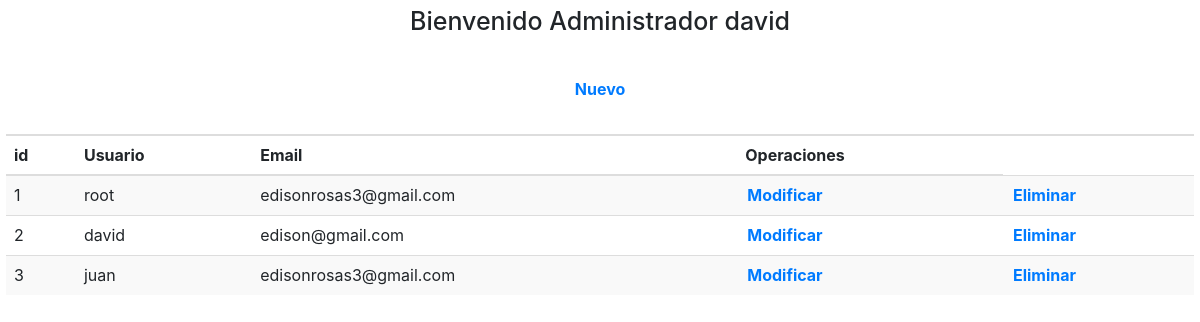
Page /admin/Administrador/mostrarUsuarios.php (signed in) on the committed database.
### tables this page shows
CREATE TABLE `tipousuario` (
  `idTipoUsuario` int(11) NOT NULL,
  `uUsuario` varchar(45) DEFAULT NULL,
  `contraseña` varchar(50) DEFAULT NULL,
  `uEmail` varchar(45) DEFAULT NULL,
  `idRol` int(11) DEFAULT NULL
);

### admin/Administrador/mostrarUsuarios.php (the view, shortened to what this page needs)
<?php
$usuario = $_SESSION['username'];
if (!isset($usuario)) {
    header("Location: ../../login.php");
}else{
    echo " <h1>Bienvenido Administrador $usuario</h1> ";
}
?>
<!DOCTYPE html>
<html lang="en">
<head>
    <link rel="stylesheet" href="https://maxcdn.bootstrapcdn.com/bootstrap/3.3.7/css/bootstrap.min.css">
    <link rel="stylesheet" href="https://cdn.jsdelivr.net/npm/bootstrap@4.0.0/dist/css/bootstrap.min.css">
</head>
<body>
   <div class="table-responsive">
   <table class="table table-striped">
       <thead>
           <tr>
               <th colspan="13">
                   <a href="crearUsuario.php"> <center>Nuevo</center> </a>
               </th>
           </tr>
           <tr>
               <th>id</th>
               <th>Usuario</th>
               <th>Email</th>
               <th>Operaciones</th>
           </tr>
       </thead>
       <tbody>
           <?php
           include "../../conexion.php";
           $query = "SELECT * FROM tipoUsuario";
           $resultado = $conn->query($query);
           while ($row = $resultado->fetch_assoc()) {
            ?>
            <tr>
            <td> <?php echo $row['idTipoUsuario']; ?> </td>
            <td> <?php echo $row['uUsuario']; ?> </td>
            <td> <?php echo $row['uEmail']; ?> </td>
            <th> <a href="editarUsuario.php?id=<?php echo $row['idTipoUsuario'];?>">Modificar</a></th>
            <th> <a href="eliminarUsuario.php?id=<?php echo $row['idTipoUsuario'];?>">Eliminar</a></th>
            </tr>
           <?php
           }
           ?>
       </tbody>
    </table>
   </div>
</body>
</html>

### css/templatemo_style.css (style rules this page uses)
body { font:14px/1.85em 'Open Sans',Arial,Helvetice Neue,sans-serif; color:#000000; font-weight:400; font-style:normal; -webkit-font-smoothing:antialiased; -webkit-text-size-adjust:100%; }
a,a:hover,a:focus { text-decoration:none; -webkit-transition:all 150ms ease-in; -moz-transition:all 150ms ease-in; -o-transition:all 150ms ease-in; transition:all 150ms ease-in; }
h1,h2,h3,h4,h5,h6 { font-family:'Open Sans',Arial,Helvetice Neue,sans-serif; }
h1 { width:100%; font-size:36px; color:#747474; text-align:center; }

### css/styles.css (style rules this page uses)
table { border-collapse:collapse; border-spacing:0; }
* { margin: 0; padding: 2; -box-sizing: border-box; }

### rows in the picture
tipousuario: idTipoUsuario "1", uUsuario "root", uEmail "edisonrosas3@gmail.com"
tipousuario: idTipoUsuario "2", uUsuario "david", uEmail "edison@gmail.com"
tipousuario: idTipoUsuario "3", uUsuario "juan", uEmail "edisonrosas3@gmail.com"

### other values in the picture
$usuario "david"
